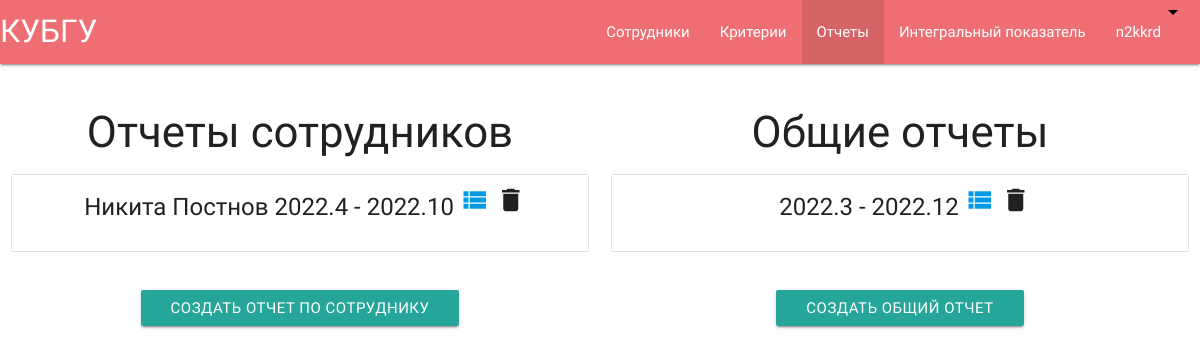
Screenshot of /big_report (signed in) with the database file from the repository.
### core/models.py (models this page shows, shortened)
class BigReportStaff(models.Model):
    first_year = models.IntegerField(verbose_name='С года')
    first_month = models.IntegerField(verbose_name='С месяца')
    last_year = models.IntegerField(verbose_name='По год')
    last_month = models.IntegerField(verbose_name='По месяц')
    staff = models.ForeignKey(Staff, verbose_name='Cотрудник', related_name='BigReportStaff', null=True, on_delete=models.CASCADE)

class Staff(models.Model):
    first_name = models.CharField(verbose_name='Имя', max_length=64)
    last_name = models.CharField(verbose_name='Фамилия', max_length=64)

### core/views.py (the view, shortened to what this page needs)
# urls.py: path('big_report', big_report, name='big_report'),
@login_required(login_url='/register/')
def big_report(request):
    if request.method == 'POST':
        start_date_year = request.POST.dict().get('start_date_year')
        start_date_month = request.POST.dict().get('start_date_month')
        end_date_year = request.POST.dict().get('end_date_year')
        end_date_month = request.POST.dict().get('end_date_month')
        date_start_end = [f"{start_date_year}-{start_date_month}-01", f"{end_date_year}-{end_date_month}-01"]
        staff_first_name = request.POST.dict().get('first_name', '')
        staff_last_name = request.POST.dict().get('last_name', '')
        staff_obj = None
        if staff_first_name and staff_last_name:
            try:
                staff_obj = Staff.objects.get(first_name=staff_first_name, last_name=staff_last_name)
            except Month.DoesNotExist:
                return ''
        big_report_obj = BigReportStaff(staff=staff_obj,
                                        first_year=int(start_date_year),
                                        first_month=int(start_date_month),
                                        last_year=int(end_date_year),
                                        last_month=int(end_date_month),
                                        )
        big_report_obj.save()
        for blank_criteria in Criteria.objects.filter(month=None, big_report=None):
            cache_value = 0
            counter = 0
            if staff_obj:
                criterias = Criteria.objects.filter(title=blank_criteria.title, create_date__range=date_start_end, month__year__staff=staff_obj)
            else:
                one = Criteria.objects.filter(title=blank_criteria.title, create_date__range=date_start_end, big_report__isnull=False)
                two = Criteria.objects.filter(title=blank_criteria.title, create_date__range=date_start_end, month__isnull=False)
                criterias = one | two
            for one_criteria in criterias:
                cache_value += one_criteria.value
                counter += 1
            if counter:
                cache_value /= counter
            c = Criteria(title=blank_criteria.title, value=cache_value, big_report=big_report_obj)
            c.save()
        return JsonResponse({'result': 'success'}, status=200)
    elif request.method == 'GET':
        context = {
            'title': 'Отчеты',
            'staff': Staff.objects.all(),
            'staff_big_reports': BigReportStaff.objects.filter(staff__isnull=False),
            'company_big_reports': BigReportStaff.objects.filter(staff__isnull=True),
        }
        return render(request, 'general/big_report.html', context)

### templates/general/big_report.html (shortened to what this page needs)
{% extends 'layouts/base_layout.html' %}
{% block content %}
    <div class="row">
        <div class="col s6" style="text-align: center;">
            <br>
            <h3>Отчеты сотрудников</h3>
            <ul class="collection with-header">
                <li class="collection-item">
                    {% for report in staff_big_reports %}
                        <div style="font-size:2vw;">
                            {{ report.staff.first_name }} {{ report.staff.last_name }}  {{ report.first_year }}.{{ report.first_month }} - {{ report.last_year }}.{{ report.last_month }}
                            <a class="secondary-content">
                                <a href="{% url 'view_big_report' report_id=report.id %}"><i class="material-icons" style="font-size: 30px; cursor: pointer">view_list</i></a>
                                <i class="material-icons" style="font-size: 30px; cursor: pointer" onclick="delete_big_report({{ report.id }})">delete</i>
                            </a>
                        </div>
                        <br>
                    {% endfor %}
                </li>
            </ul>
            <br>
            <div class="container">
                <a class="waves-effect waves-light btn modal-trigger" href="#staff_report">Создать отчет по сотруднику</a>
            </div>
        </div>
        <div class="col s6" style="text-align: center;">
            <br>
            <h3>Общие отчеты</h3>
            <ul class="collection with-header">
                <li class="collection-item">
                    {% for report in company_big_reports %}
                        <div style="font-size:2vw;">
                            {{ report.first_year }}.{{ report.first_month }} - {{ report.last_year }}.{{ report.last_month }}
                            <a class="secondary-content">
                                <a href="{% url 'view_big_report' report_id=report.id %}"><i class="material-icons" style="font-size: 30px; cursor: pointer">view_list</i></a>
                                <i class="material-icons" style="font-size: 30px; cursor: pointer" onclick="delete_big_report({{ report.id }})">delete</i>
                            </a>
                        </div>
                        <br>
                    {% endfor %}
                </li>
            </ul>
            <br>
            <div class="container">
                <a class="waves-effect waves-light btn modal-trigger" href="#company_report">Создать общий отчет</a>
            </div>
        </div>
    </div>
{% endblock content %}

### templates/layouts/base_layout.html (shortened to what this page needs)
{% load static %}
<!DOCTYPE html>
<html lang="en">
<head>
    <link rel="stylesheet" href="{% static 'css/materialize.css' %}" type="text/css">
    <link rel="stylesheet" href="{% static 'css/ymCal.css' %}" type="text/css">
</head>
<body>
<nav>
    <div class="nav-wrapper">
        <a href="{% url 'home' %}" class="brand-logo">КУБГУ</a>
        <ul id="nav-mobile" class="right hide-on-med-and-down">
            <li {% if title == 'Сотрудники' %}                  class="active"{% endif %}><a href="{% url 'staff' %}">             Сотрудники             </a>
            </li>
            <li {% if title == 'Критерии' %}                    class="active"{% endif %}><a href="{% url 'criteria' %}">          Критерии               </a>
            </li>
            <li {% if title == 'Отчеты' %}                      class="active"{% endif %}><a href="{% url 'big_report' %}">        Отчеты                 </a>
            <li {% if title == 'Интегральный показатель' %}     class="active"{% endif %}><a href="{% url 'integral_indicator' %}">Интегральный показатель</a>
            </li>
            <li>
                <a class="dropdown-button" data-activates="dropdown1">{{ user }}
                    <img src="{% static 'img/icons/arrow_drop_down.png' %}" class="material-icons right">
                </a>
            </li>
        </ul>
    </div>
</nav>
{% block content %}{% endblock %}
</body>
</html>

### rows the page displays
BigReportStaff: staff.first_name "Никита", staff.last_name "Постнов", first_year "2022", first_month "4", last_year "2022", last_month "10"
BigReportStaff: first_year "2022", first_month "3", last_year "2022", last_month "12"

### other values shown
{{ user }} "n2kkrd"
